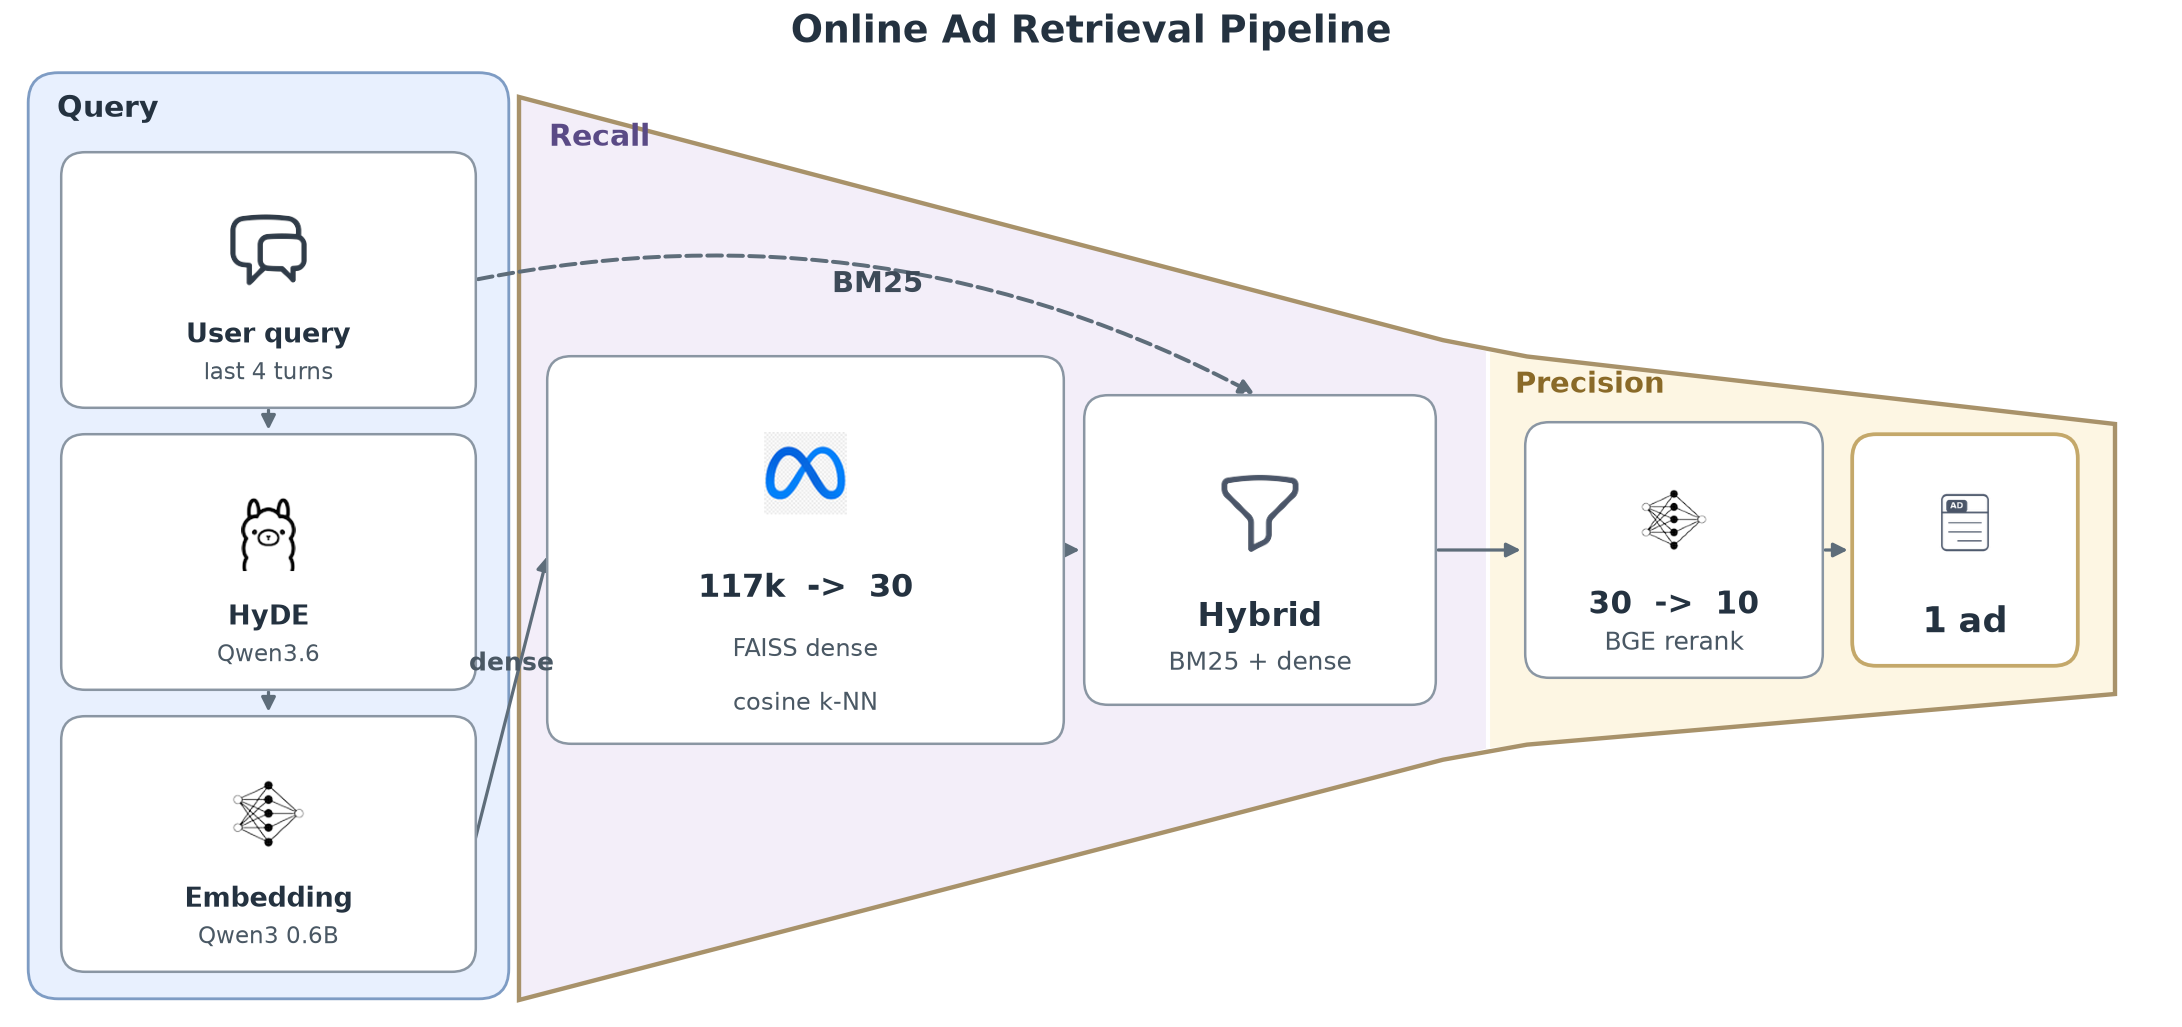

This figure's Python source:
"""Online ad-retrieval pipeline figure.

Experimental default (``build_default_stages()`` / ``core/config.py``):
HyDE on, hybrid on, reranker on. Context-summary and ad-summarizer off.
ThradBERT is logged every turn and does not gate serving.

The figure is a funnel (117k -> 30 -> 10 -> 1). Hybrid retrieval is the
merge of the dense shortlist and a BM25 pass over the same user query
(two incoming arrows). The injected result is drawn as one ad, not the
internal top-3 formatter pool.

Graphviz cannot taper cards, so this script is matplotlib. Rebuild::

    python3 src/project/docs/retrieval_pipeline/make_icons.py
    python3 src/project/docs/retrieval_pipeline/retrieval_pipeline.py
"""

from __future__ import annotations

from pathlib import Path

import matplotlib.pyplot as plt
import numpy as np
from matplotlib.offsetbox import AnnotationBbox, OffsetImage
from matplotlib.patches import FancyArrowPatch, FancyBboxPatch, Polygon
from PIL import Image


HERE = Path(__file__).resolve().parent
RES = HERE / "resources"
OUT = HERE / "retrieval_pipeline"

# One data unit = one inch (equal aspect).
W, H = 14.55, 6.85

INK = "#243240"
MUTED = "#4A5864"
LINE = "#5E6D7A"
CARD = "#FFFFFF"
CARD_E = "#8A96A3"
BLUE, BLUE_E = "#E8F0FE", "#7E9CC4"
PURPLE, PURPLE_E = "#F3EEF9", "#8E7DB8"
GOLD, GOLD_E = "#FDF6E3", "#C4A86A"


def rounded(ax, x, y, w, h, *, face, edge, r=0.18, lw=1.15, z=1):
    ax.add_patch(
        FancyBboxPatch(
            (x, y),
            w,
            h,
            boxstyle=f"round,pad=0.012,rounding_size={r}",
            facecolor=face,
            edgecolor=edge,
            linewidth=lw,
            zorder=z,
        )
    )


def txt(ax, x, y, s, *, size=12, weight="normal", color=INK, ha="center", va="center"):
    ax.text(
        x,
        y,
        s,
        fontsize=size,
        fontweight=weight,
        color=color,
        ha=ha,
        va=va,
        zorder=8,
        clip_on=False,
        fontfamily="DejaVu Sans",
    )


def arrow(ax, a, b, *, color=LINE, lw=1.55, rad=0.0, style="solid", scale=14):
    ax.add_patch(
        FancyArrowPatch(
            a,
            b,
            arrowstyle="-|>",
            mutation_scale=scale,
            linewidth=lw,
            color=color,
            linestyle=style,
            shrinkA=2.0,
            shrinkB=3.0,
            connectionstyle=f"arc3,rad={rad}",
            zorder=4,
        )
    )


def icon_at(ax, name, xy, zoom):
    arr = np.asarray(Image.open(RES / name).convert("RGBA"))
    ab = AnnotationBbox(
        OffsetImage(arr, zoom=zoom),
        xy,
        frameon=False,
        pad=0.0,
        zorder=7,
    )
    ax.add_artist(ab)


def card(ax, x, y, w, h, png, title, sub, *, zoom, title_size=12.5, sub_size=10.5, detail="", edge=CARD_E, lw=1.2):
    rounded(ax, x, y, w, h, face=CARD, edge=edge, r=0.16, lw=lw, z=5)
    cx = x + w / 2
    if detail:
        icon_at(ax, png, (cx, y + h * 0.70), zoom)
        txt(ax, cx, y + h * 0.40, title, size=title_size, weight="bold")
        txt(ax, cx, y + h * 0.24, sub, size=sub_size, color=MUTED)
        txt(ax, cx, y + h * 0.10, detail, size=sub_size, color=MUTED)
    elif sub:
        icon_at(ax, png, (cx, y + h * 0.62), zoom)
        txt(ax, cx, y + h * 0.28, title, size=title_size, weight="bold")
        txt(ax, cx, y + h * 0.13, sub, size=sub_size, color=MUTED)
    else:
        icon_at(ax, png, (cx, y + h * 0.62), zoom)
        txt(ax, cx, y + h * 0.18, title, size=title_size, weight="bold")


def mid(box, side):
    x, y, w, h = box
    if side == "e":
        return (x + w, y + h / 2)
    if side == "w":
        return (x, y + h / 2)
    if side == "s":
        return (x + w / 2, y)
    if side == "n":
        return (x + w / 2, y + h)
    return (x + w / 2, y + h / 2)


def build() -> plt.Figure:
    plt.rcParams.update(
        {
            "font.family": "sans-serif",
            "font.sans-serif": ["DejaVu Sans"],
            "pdf.fonttype": 42,
            "svg.fonttype": "none",
        }
    )
    fig, ax = plt.subplots(figsize=(W, H), dpi=150)
    ax.set_xlim(0, W)
    ax.set_ylim(0, H)
    ax.set_aspect("equal")
    ax.axis("off")
    fig.subplots_adjust(left=0, right=1, top=1, bottom=0)

    txt(ax, W / 2, H - 0.22, "Online Ad Retrieval Pipeline", size=18, weight="bold")

    # --- Query column: input, HyDE, embedding model ---
    rounded(ax, 0.20, 0.20, 3.18, 6.15, face=BLUE, edge=BLUE_E, r=0.20, lw=1.35, z=1)
    txt(ax, 0.38, 6.12, "Query", size=14.5, weight="bold", ha="left")

    qw, qh, qgap = 2.74, 1.68, 0.20
    qx = 0.42
    embed = (qx, 0.38, qw, qh)
    hyde = (qx, 0.38 + qh + qgap, qw, qh)
    query = (qx, 0.38 + 2 * (qh + qgap), qw, qh)

    card(ax, *query, "chat.png", "User query", "last 4 turns", zoom=0.44, title_size=13, sub_size=11)
    card(ax, *hyde, "ollama.png", "HyDE", "Qwen3.6", zoom=0.44, title_size=13, sub_size=11)
    card(ax, *embed, "neural.png", "Embedding", "Qwen3 0.6B", zoom=0.44, title_size=13, sub_size=11)
    arrow(ax, mid(query, "s"), mid(hyde, "n"))
    arrow(ax, mid(hyde, "s"), mid(embed, "n"))

    # One funnel, two fills that meet at a thin white seam.
    # One funnel: steep Recall wedge, gentler Precision spout, thin color seam.
    x0, x1 = 3.46, 14.10
    cut = 9.92
    yt0, yb0 = 6.20, 0.18
    yt_cut, yb_cut = 4.50, 1.86
    yt1, yb1 = 4.02, 2.22

    def _lerp(x, xa, ya, xb, yb):
        t = np.clip((np.asarray(x, dtype=float) - xa) / (xb - xa), 0.0, 1.0)
        return ya + t * (yb - ya)

    def y_top(x):
        x = np.asarray(x, dtype=float)
        y = _lerp(x, x0, yt0, cut, yt_cut)
        return np.where(x > cut, _lerp(x, cut, yt_cut, x1, yt1), y)

    def y_bot(x):
        x = np.asarray(x, dtype=float)
        y = _lerp(x, x0, yb0, cut, yb_cut)
        return np.where(x > cut, _lerp(x, cut, yb_cut, x1, yb1), y)

    def funnel_piece(xa, xb, n=20):
        xs = np.linspace(xa, xb, n)
        top = np.column_stack([xs, y_top(xs)])
        bot = np.column_stack([xs[::-1], y_bot(xs[::-1])])
        return np.vstack([top, bot])

    ax.add_patch(
        Polygon(funnel_piece(x0, cut), closed=True, facecolor=PURPLE, edgecolor="none", linewidth=0, zorder=1)
    )
    ax.add_patch(
        Polygon(funnel_piece(cut, x1), closed=True, facecolor=GOLD, edgecolor="none", linewidth=0, zorder=1)
    )
    ax.plot(
        [cut, cut],
        [float(y_bot(cut)), float(y_top(cut))],
        color="white",
        linewidth=2.0,
        solid_capstyle="butt",
        zorder=2,
    )
    ax.add_patch(
        Polygon(
            funnel_piece(x0, x1),
            closed=True,
            facecolor="none",
            edgecolor="#A8926A",
            linewidth=2.1,
            zorder=3,
        )
    )
    txt(ax, 3.66, float(y_top(3.66)) - 0.22, "Recall", size=14.5, weight="bold", ha="left", color="#5A4A86")
    txt(ax, cut + 0.18, float(y_top(cut + 0.18)) - 0.20, "Precision", size=14, weight="bold", ha="left", color="#8A6A28")

    cy = 3.18
    faiss = (3.66, cy - 1.28, 3.42, 2.56)
    hybrid = (7.24, cy - 1.02, 2.32, 2.04)
    rerank = (10.18, cy - 0.84, 1.96, 1.68)
    ad = (12.36, cy - 0.76, 1.48, 1.52)

    card(
        ax,
        *faiss,
        "meta.png",
        "117k  ->  30",
        "FAISS dense",
        detail="cosine k-NN",
        zoom=0.46,
        title_size=15.5,
        sub_size=11.5,
    )
    card(ax, *hybrid, "filter.png", "Hybrid", "BM25 + dense", zoom=0.44, title_size=16, sub_size=12)
    card(ax, *rerank, "neural.png", "30  ->  10", "BGE rerank", zoom=0.40, title_size=15, sub_size=12)
    card(ax, *ad, "ad.png", "1 ad", "", zoom=0.40, title_size=17, edge=GOLD_E, lw=1.8)

    # Dense path: embedding model -> FAISS -> Hybrid -> rerank -> one ad.
    arrow(ax, mid(embed, "e"), mid(faiss, "w"))
    txt(
        ax,
        (mid(embed, "e")[0] + mid(faiss, "w")[0]) / 2,
        (mid(embed, "e")[1] + mid(faiss, "w")[1]) / 2 + 0.22,
        "dense",
        size=12,
        weight="bold",
        color=MUTED,
    )
    arrow(ax, mid(faiss, "e"), mid(hybrid, "w"))
    arrow(ax, mid(hybrid, "e"), mid(rerank, "w"))
    arrow(ax, mid(rerank, "e"), mid(ad, "w"))

    # Second incoming arrow into Hybrid: BM25 over the original user query.
    arrow(ax, mid(query, "e"), mid(hybrid, "n"), style="dashed", rad=-0.18, lw=1.9)
    txt(ax, 5.85, 4.95, "BM25", size=14, weight="bold", color="#3D4A58")

    return fig


def main() -> None:
    fig = build()
    fig.savefig(f"{OUT}.png", dpi=150, facecolor="white")
    fig.savefig(f"{OUT}.pdf", facecolor="white")
    plt.close(fig)


if __name__ == "__main__":
    main()
